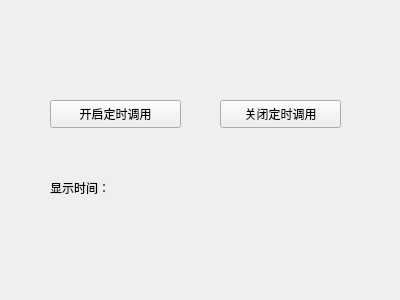
<?xml version="1.0" encoding="UTF-8"?>
<ui version="4.0">
 <class>Form</class>
 <widget class="QWidget" name="Form">
  <property name="geometry">
   <rect>
    <x>0</x>
    <y>0</y>
    <width>400</width>
    <height>300</height>
   </rect>
  </property>
  <property name="windowTitle">
   <string>Form</string>
  </property>
  <widget class="QPushButton" name="pushButton_start">
   <property name="geometry">
    <rect>
     <x>50</x>
     <y>100</y>
     <width>131</width>
     <height>28</height>
    </rect>
   </property>
   <property name="text">
    <string>开启定时调用</string>
   </property>
  </widget>
  <widget class="QLabel" name="label">
   <property name="geometry">
    <rect>
     <x>50</x>
     <y>180</y>
     <width>72</width>
     <height>15</height>
    </rect>
   </property>
   <property name="text">
    <string>显示时间：</string>
   </property>
  </widget>
  <widget class="QLabel" name="label_nowTime">
   <property name="geometry">
    <rect>
     <x>130</x>
     <y>180</y>
     <width>251</width>
     <height>16</height>
    </rect>
   </property>
   <property name="text">
    <string/>
   </property>
  </widget>
  <widget class="QPushButton" name="pushButton_stop">
   <property name="geometry">
    <rect>
     <x>220</x>
     <y>100</y>
     <width>121</width>
     <height>28</height>
    </rect>
   </property>
   <property name="text">
    <string>关闭定时调用</string>
   </property>
  </widget>
 </widget>
 <resources/>
 <connections/>
</ui>
